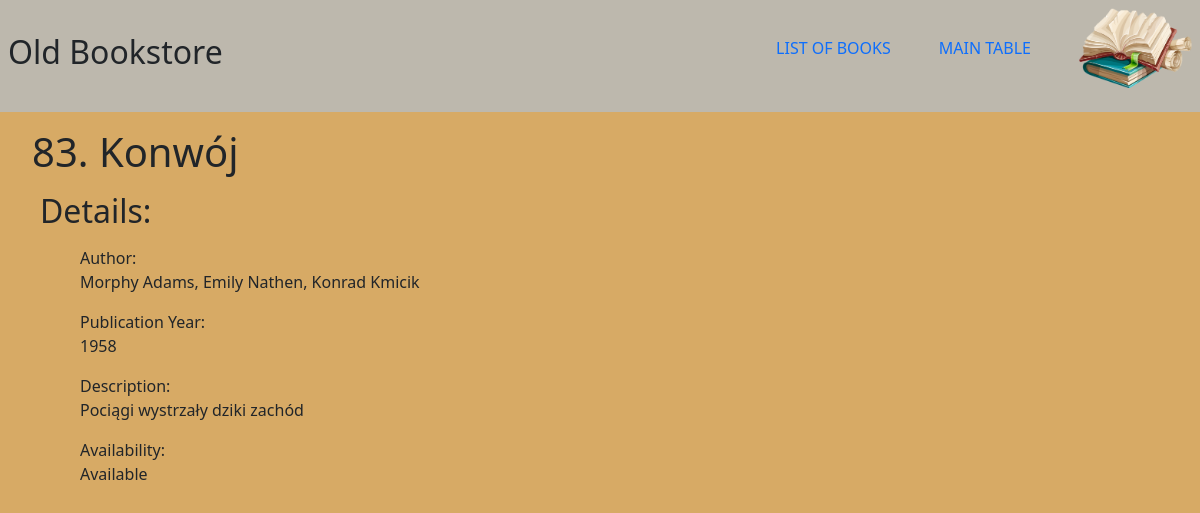
/books/83/, run on the app's committed database.
### books/models.py (models this page shows, shortened)
class Book(Timestamp):
  title = models.CharField(max_length=255)
  description = models.TextField(max_length=1500)
  available = models.BooleanField(default=True)
  publication_year = models.SmallIntegerField(help_text="Please use this format 'YYYY'", blank=True, null=True)
  authors = models.ManyToManyField(Author, related_name="books")
  tags = models.ManyToManyField("tags.Tag", blank=True, related_name="books")
  image = ImageField(upload_to='books/covers/%Y/%m/%d', blank=True, null=True)

class Author(Timestamp):
  name = models.CharField(max_length=200)
  birth_year = models.IntegerField()
  death_year = models.IntegerField(blank=True, null=True)
  biogram = models.TextField(blank=True)

### books/views.py (the view)
# urls.py: path('<int:book_id>/', details, name='details'),
def details(request, book_id):
  book = Book.objects.get(id=book_id)
  form = BookBorrowForm()
  form.helper.form_action = reverse('books:borrows', args=[book.id])
  context = {
            'book': book,
            'form': form
             }
  return render(request, 'books/details.html', context)

### books/templates/books/details.html (shortened to what this page needs)
{% extends "books/layout.html" %}
{% load crispy_forms_tags %}
{% load thumbnail %}
{% block body %}
  <div class="container">
    <div class="book__header">
      <h1 class="book__header--title">
        {{ book.id }}.
        {{ book.title }}
      </h1>
    </div>
    <h2 class="book__details">Details:</h2>
    <ul class="book__details">
      <li class="book__details--detail">Author: <br>
        {% for author in book.authors.all %}
          {% if forloop.last %}
            {{ author.name }}
          {% else %}
            {{ author.name }},
          {% endif %}
        {% endfor %}
      </li>
      <li class="book__details--detail">Publication Year: <br>{{ book.publication_year }}</li>
      <li class="book__details--detail">Description: <br>{{ book.description }}</li>
      <li class="book__details--detail">Availability: <br>
        {% if book.available == True %}
          Available
        {% else %}
          Unavailable
        {% endif %}
      </li>
    </ul>
  </div>
{% endblock %}

### books/static/books/css/style.css (style rules this page uses)
*, *::before, *::after { margin: 0; padding: 0; box-sizing: border-box; }
body { background-color: #d7aa65; }

### books/templates/books/details.html (style rules this page uses)
.container { margin: 1rem; padding-left: 1rem; }
.book__details { list-style: none; margin: 0.5rem; }
.book__details--detail { padding: 0.5rem; }
.book__header { display: flex; align-items: center; }

### data on the page
Book: id "83", title "Konwój", publication_year "1958", description "Pociągi wystrzały dziki zachód"
Author: name "Morphy Adams"
Author: name "Emily Nathen"
Author: name "Konrad Kmicik"
